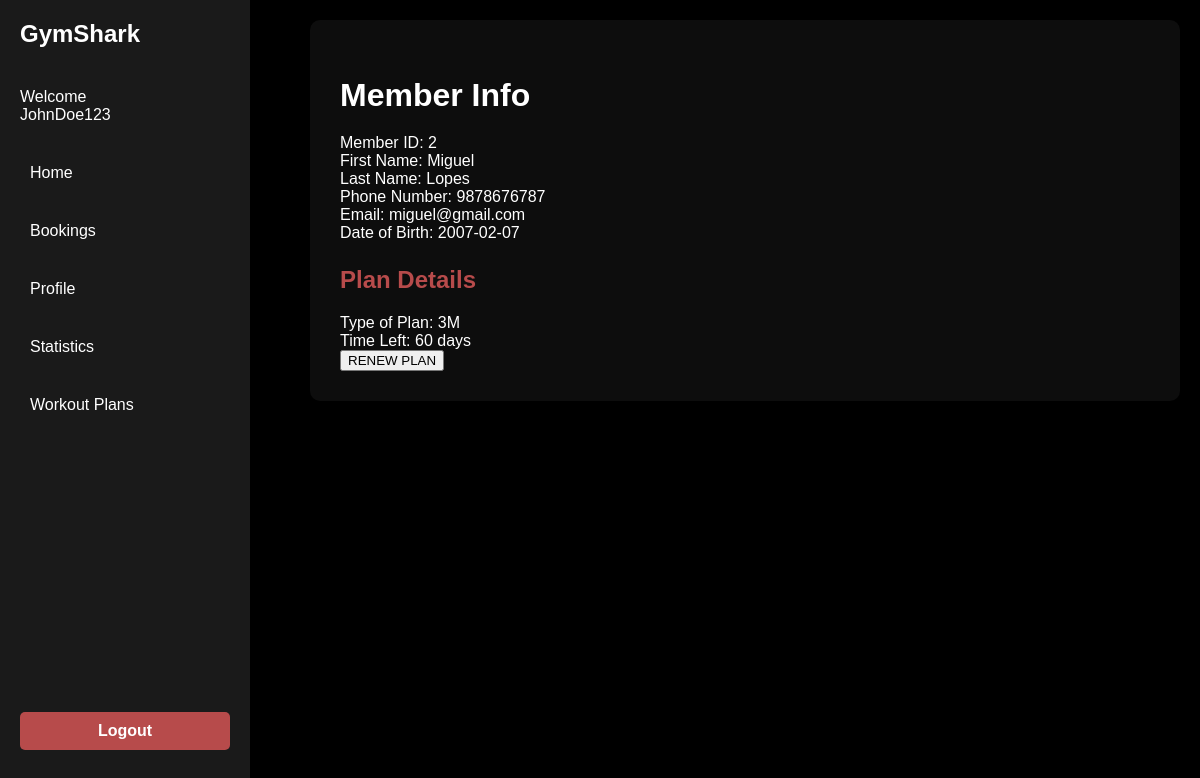
Page /user/members.php (signed in) on the committed database.
### tables this page shows
CREATE TABLE `users` (
  `id` bigint(255) NOT NULL,
  `FirstName` varchar(255) DEFAULT NULL,
  `LastName` varchar(255) DEFAULT NULL,
  `number` varchar(15) DEFAULT NULL,
  `gender` enum('m','f','o') DEFAULT NULL,
  `email` varchar(50) DEFAULT NULL,
  `dob` date DEFAULT NULL,
  `username` varchar(20) DEFAULT NULL,
  `display_name` varchar(100) DEFAULT NULL,
  `password_hash` varchar(255) DEFAULT NULL,
  `reset_token_hash` varchar(255) DEFAULT NULL,
  `reset_token_expires_at` datetime DEFAULT NULL,
  `status` enum('active','inactive') DEFAULT NULL,
  `reg_no` varchar(20) DEFAULT NULL,
  `address` text DEFAULT NULL,
  `blood_type` varchar(10) DEFAULT NULL,
  `duration` int(11) DEFAULT NULL,
  `amount` decimal(10,2) DEFAULT NULL,
  `balance` decimal(10,2) DEFAULT NULL,
  `payment_mode` varchar(20) DEFAULT NULL,
  `profile_pic` varchar(255) DEFAULT NULL,
  `last_active` timestamp NOT NULL DEFAULT current_timestamp() ON UPDATE current_timestamp()
);

CREATE TABLE `plan_bookings` (
  `id` int(11) NOT NULL,
  `plan_id` int(11) DEFAULT NULL,
  `user_id` bigint(20) DEFAULT NULL,
  `plan_duration` enum('1M','3M','6M','1Y') DEFAULT NULL,
  `start_date` date DEFAULT NULL,
  `end_date` date DEFAULT NULL,
  `status` enum('pending','confirmed','completed','cancelled') DEFAULT NULL,
  `total_cost` decimal(10,2) DEFAULT NULL,
  `razorpay_payment_id` varchar(255) DEFAULT NULL
);

### user/members.php (the view, shortened to what this page needs)
<?php
require_once('utils.php');
require_once('config.php');
$user_id = $_SESSION['id'];
$member_data = get_member_data($user_id, $conn);
$plan_data = get_plan_details($user_id, $conn);
$today = new DateTime();
$end_date = new DateTime($plan_data['end_date']);
$interval = $today->diff($end_date);
$time_left = $interval->days . " days";
?>
<!DOCTYPE html>
<html lang="en">
<head>
    <link rel="stylesheet" href="styles.css">
</head>
<body>
    <div class="main-content">
        <div class="tab-container">
            <h2>Member Info</h2>
            <div class="member-info">
                <div class="info-group">
                    <label>Member ID:</label>
                    <span><?php echo htmlspecialchars($member_data['id']); ?></span>
                </div>
                <div class="info-group">
                    <label>First Name:</label>
                    <span><?php echo htmlspecialchars($member_data['FirstName']); ?></span>
                </div>
                <div class="info-group">
                    <label>Last Name:</label>
                    <span><?php echo htmlspecialchars($member_data['LastName']); ?></span>
                </div>
                <div class="info-group">
                    <label>Phone Number:</label>
                    <span><?php echo htmlspecialchars($member_data['number']); ?></span>
                </div>
                <div class="info-group">
                    <label>Email:</label>
                    <span><?php echo htmlspecialchars($member_data['email']); ?></span>
                </div>
                <div class="info-group">
                    <label>Date of Birth:</label>
                    <span><?php echo htmlspecialchars($member_data['dob']); ?></span>
                </div>
                <h3>Plan Details</h3>
                <div class="info-group">
                    <label>Type of Plan:</label>
                    <span><?php echo htmlspecialchars($plan_data['plan_duration']); ?></span>
                </div>
                <div class="info-group">
                    <label>Time Left:</label>
                    <span><?php echo htmlspecialchars($time_left); ?></span>
                </div>
                <form action="renew_plan.php" method="POST">
                    <button type="submit">RENEW PLAN</button>
                </form>
            </div>
        </div>
    </div>
</body>
</html>

### user/styles.css (style rules this page uses)
body { margin: 0; font-family: Arial, sans-serif; background-color: #000; color: #fff; display: flex; }
.main-content { margin-left: 290px; padding: 20px; width: calc(100% - 290px); }
.tab-container { background-color: rgba(26, 26, 26, 0.5); padding: 30px; border-radius: 10px; width: 100%; box-sizing: border-box; margin: 0; }
.tab-container h2 { font-size: 32px; color: #fff; margin-bottom: 20px; text-align: left; }
.tab-container h3 { font-size: 24px; color: #b74b4b; margin-bottom: 20px; }

### rows in the picture
users: id "2", FirstName "Miguel", LastName "Lopes", number "9878676787", email "miguel@gmail.com", dob "2007-02-07"
plan_bookings: plan_duration "3M", end_date "60 days"
